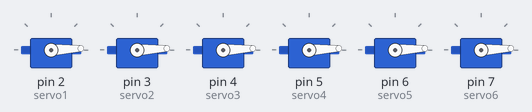
The sketch below on a simulated Arduino Uno, built with avr-gcc and run on an emulated ATmega328P. Shown: 6 × servo.

Above: at 0.05 s.
At 0.7 s:
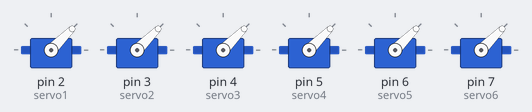
At 1.35 s:
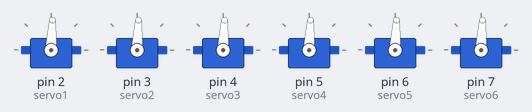
At 2.65 s:
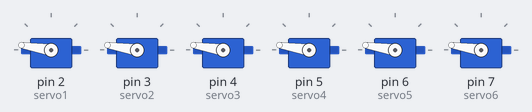
At 3.95 s:
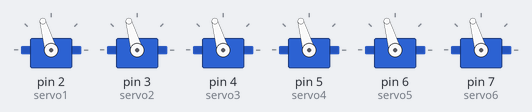
At 5.3 s:
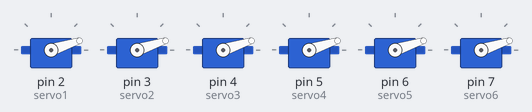
Timing chart, 0 to 7.3 s (numbered marks = the images above):
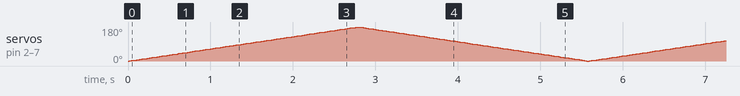

The sketch:

incredible_vihelmo1.ino
```cpp
#include <Servo.h>

// تعيين محركات السيرفو
Servo servo1;
Servo servo2;
Servo servo3;
Servo servo4;
Servo servo5;
Servo servo6;

void setup() {
  // تعيين الدبابيس التي تتصل بمحركات السيرفو
  servo1.attach(2);
  servo2.attach(3);
  servo3.attach(4);
  servo4.attach(5);
  servo5.attach(6);
  servo6.attach(7);
}

void loop() {
  // تحريك كل محرك سيرفو بزاوية 0 إلى 180 درجة والعكس
  for (int angle = 0; angle <= 180; angle++) {
    servo1.write(angle);
    servo2.write(angle);
    servo3.write(angle);
    servo4.write(angle);
    servo5.write(angle);
    servo6.write(angle);
    delay(15); // تأخير بسيط للتحكم في سرعة الحركة
  }

  for (int angle = 180; angle >= 0; angle--) {
    servo1.write(angle);
    servo2.write(angle);
    servo3.write(angle);
    servo4.write(angle);
    servo5.write(angle);
    servo6.write(angle);
    delay(15); // تأخير بسيط للتحكم في سرعة الحركة
  }
}
```
